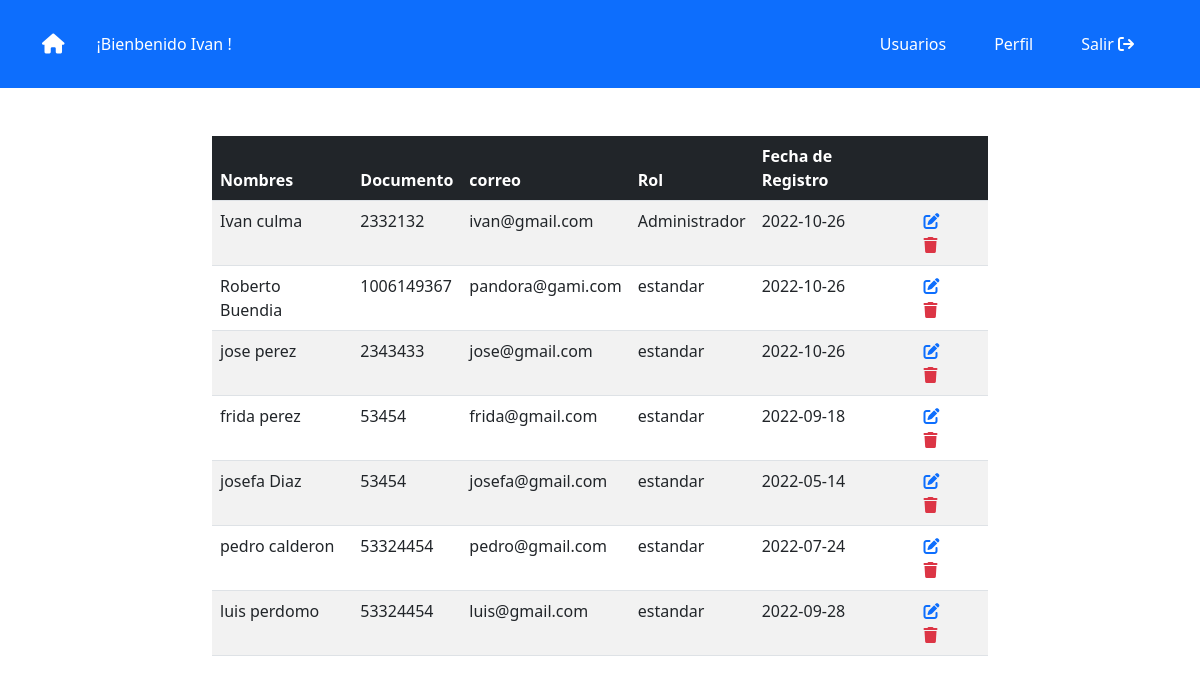
Screenshot of /admin/index.php (signed in) with the database file from the repository.
### tables this page shows
CREATE TABLE `usuario` (
  `id` int(11) NOT NULL,
  `nombre` varchar(100) NOT NULL,
  `apellido` varchar(100) NOT NULL,
  `documento` int(11) NOT NULL,
  `correo` varchar(100) NOT NULL,
  `contraseña` varchar(80) NOT NULL,
  `idRol` int(11) DEFAULT NULL,
  `fechaRegistro` date DEFAULT NULL
);

CREATE TABLE `rol` (
  `id` int(11) NOT NULL,
  `nombreRol` varchar(200) DEFAULT NULL,
  `descripcion` varchar(300) NOT NULL
);

### admin/index.php (the view)
<?php include('../db.php') ?>
<?php include('../includes/header.php') ?>
<?php include('menu.php') ?>
<div class="row m-0">
    <div class="col-md-8 mx-auto mt-5">
        <table class="table table-striped">
            <thead class="bg-dark text-white">
                <th>Nombres</th>
                <th>Documento</th>
                <th>correo</th>
                <th>Rol</th>
                <th>Fecha de Registro</th>
                <th></th>
            </thead>
            <?php
                $query = "SELECT usuario.id, usuario.nombre, usuario.apellido, usuario.documento, usuario.correo, rol.nombreRol, usuario.fechaRegistro FROM usuario INNER JOIN rol ON usuario.idRol = rol.id";
                $result = mysqli_query($conexion, $query);
                while($row = mysqli_fetch_array($result)){ ?>
                <tr>
                    <td><?php echo ($row['nombre'] . " " . $row['apellido']) ?></td>
                    <td><?php echo $row['documento'] ?></td>
                    <td><?php echo $row['correo'] ?></td>
                    <td><?php echo $row['nombreRol'] ?></td>
                    <td><?php echo $row['fechaRegistro'] ?></td>
                    <td>
                        <a href="../crud/edit.php?id=<?php echo $row['id']?>" class="mx-2"><i class="fa-solid fa-pen-to-square"></i></a>
                        <a href="../crud/delete.php?id=<?php echo $row['id']?>" class="text-danger mx-2"><i class="fa-solid fa-trash"></i></a>
                    </td>
                </tr>
            <?php }?>
        </table>
    </div>
</div>

### admin/menu.php (shortened to what this page needs)
<?php $id = $_SESSION['userId'];
    $query = "SELECT nombre FROM usuario WHERE id = $id";
    $result = mysqli_query($conexion, $query);
    $row = mysqli_fetch_array($result);
    $usuario = $row['nombre'];
?>
<nav class="navbar navbar-expand-lg bg-primary p-4">
  <div class="container">
    <a class="navbar-brand text-white" href="#"><i class="fa-solid fa-house"></i></a>
    <p class="text-white text-justify-center mx-3 my-0">¡Bienbenido <?php echo $usuario; ?> !</p>
    <div class="collapse navbar-collapse justify-content-end" id="navbarNav">
      <ul class="navbar-nav">
          <li class="nav-item">
            <a class="nav-link text-white px-4" href="../admin/index.php">Usuarios</a>
          </li>
          <li class="nav-item">
            <a class="nav-link text-white px-4" href="../crud/edit.php?id=<?php echo $_SESSION['userId'] ?>">Perfil</a>
          </li>
          <li class="nav-item">
            <a class="nav-link text-white px-4" href="../salir.php">Salir <i class="fa-sharp fa-solid fa-arrow-right-from-bracket"></i></a>
          </li>
      </ul>
    </div>
  </div>
</nav>

### rows the page displays
usuario: nombre "Ivan", apellido "culma", documento "2332132", correo "ivan@gmail.com", idRol.nombreRol "Administrador", fechaRegistro "2022-10-26"
usuario: nombre "Roberto", apellido "Buendia", documento "1006149367", correo "pandora@gami.com", idRol.nombreRol "estandar", fechaRegistro "2022-10-26"
usuario: nombre "jose", apellido "perez", documento "2343433", correo "jose@gmail.com", idRol.nombreRol "estandar", fechaRegistro "2022-10-26"
usuario: nombre "frida", apellido "perez", documento "53454", correo "frida@gmail.com", idRol.nombreRol "estandar", fechaRegistro "2022-09-18"
usuario: nombre "josefa", apellido "Diaz", documento "53454", correo "josefa@gmail.com", idRol.nombreRol "estandar", fechaRegistro "2022-05-14"
usuario: nombre "pedro", apellido "calderon", documento "53324454", correo "pedro@gmail.com", idRol.nombreRol "estandar", fechaRegistro "2022-07-24"
usuario: nombre "luis", apellido "perdomo", documento "53324454", correo "luis@gmail.com", idRol.nombreRol "estandar", fechaRegistro "2022-09-28"
